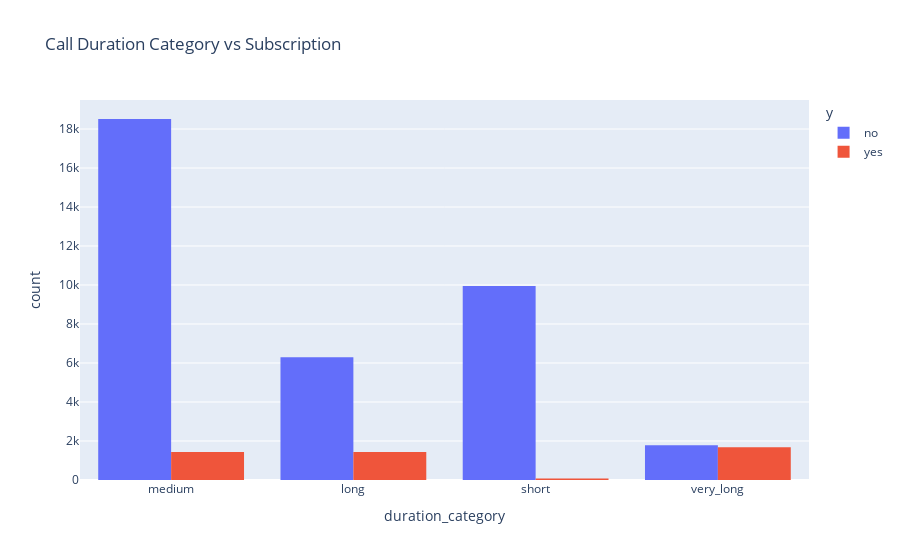

The notebook cell saved with this chart:
### Code cell
# Step 5: Duration Category vs Subscription Insight


fig5 = px.histogram(df, x='duration_category', color='y', barmode='group', title='Call Duration Category vs Subscription')
fig5.show()

### Figure 1 — Plotly figure (JSON) as saved in the notebook; plotly's stock layout.template omitted (floating-point values rounded to 4 significant figures; data arrays with more than 128 entries replaced by an {"elided": "..."} marker saying what was removed)
{"data": [{"alignmentgroup": "True", "bingroup": "x", "hovertemplate": "y=no<br>duration_category=%{x}<br>count=%{y}<extra></extra>", "legendgroup": "no", "marker": {"color": "#636efa", "pattern": {"shape": ""}}, "name": "no", "offsetgroup": "no", "orientation": "v", "showlegend": true, "type": "histogram", "x": {"elided": "36537 str values"}, "xaxis": "x", "yaxis": "y"}, {"alignmentgroup": "True", "bingroup": "x", "hovertemplate": "y=yes<br>duration_category=%{x}<br>count=%{y}<extra></extra>", "legendgroup": "yes", "marker": {"color": "#EF553B", "pattern": {"shape": ""}}, "name": "yes", "offsetgroup": "yes", "orientation": "v", "showlegend": true, "type": "histogram", "x": {"elided": "4639 str values"}, "xaxis": "x", "yaxis": "y"}], "layout": {"barmode": "group", "legend": {"title": {"text": "y"}, "tracegroupgap": 0}, "title": {"text": "Call Duration Category vs Subscription"}, "xaxis": {"anchor": "y", "domain": [0, 1], "title": {"text": "duration_category"}}, "yaxis": {"anchor": "x", "domain": [0, 1], "title": {"text": "count"}}}}
